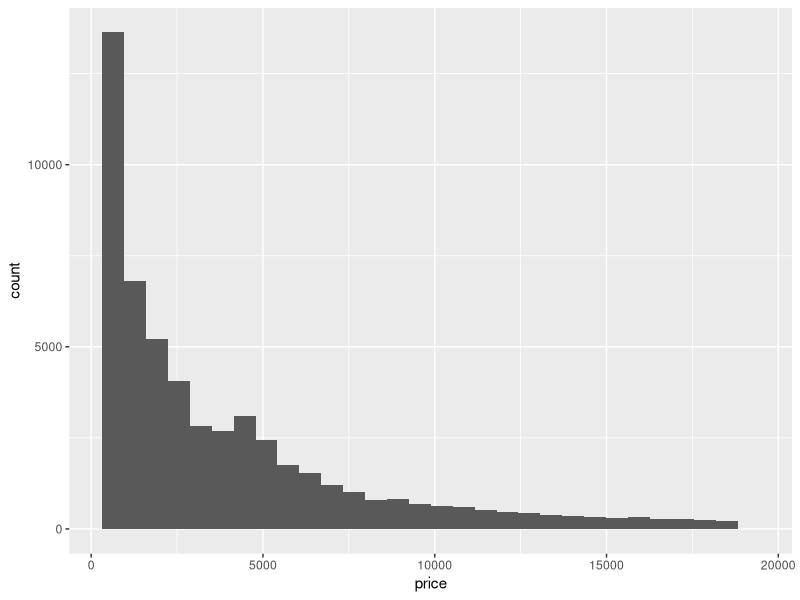
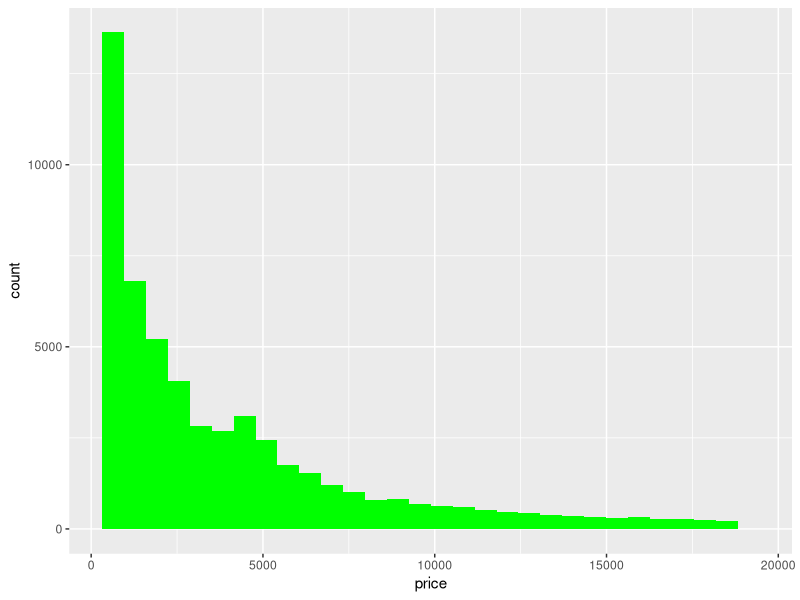
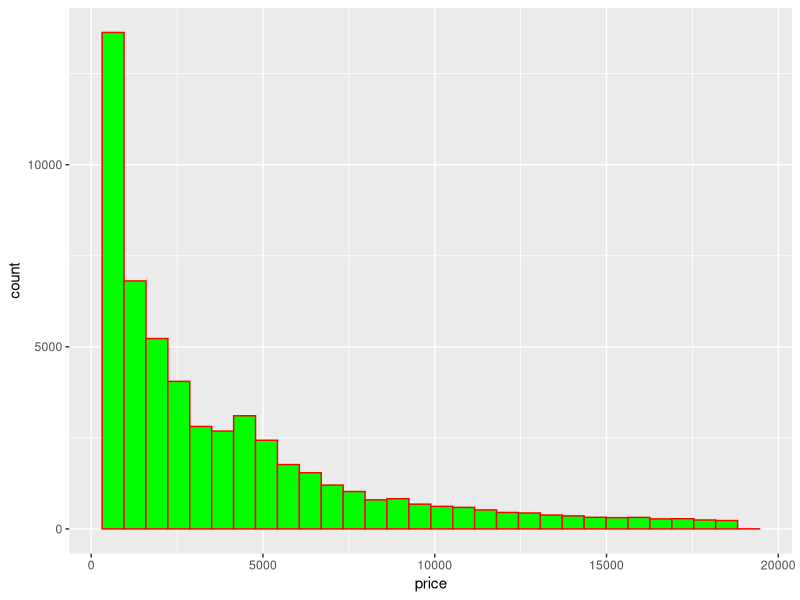
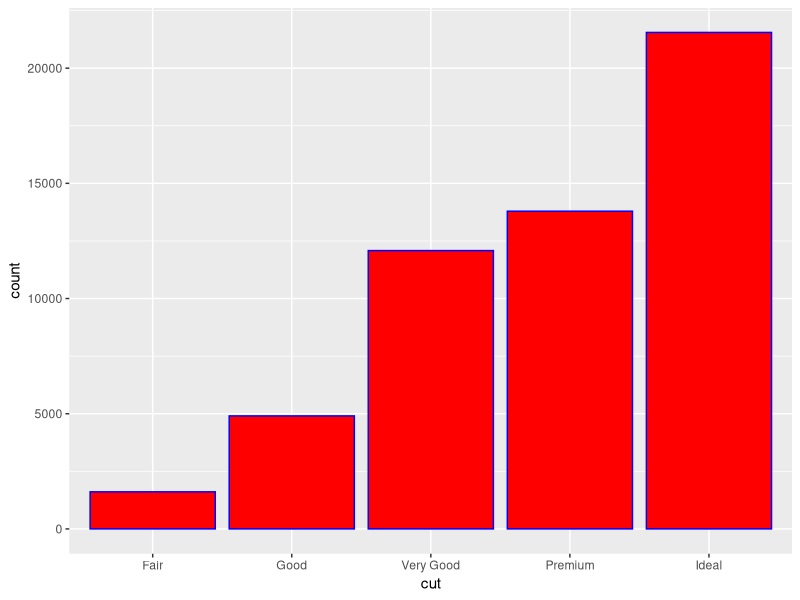
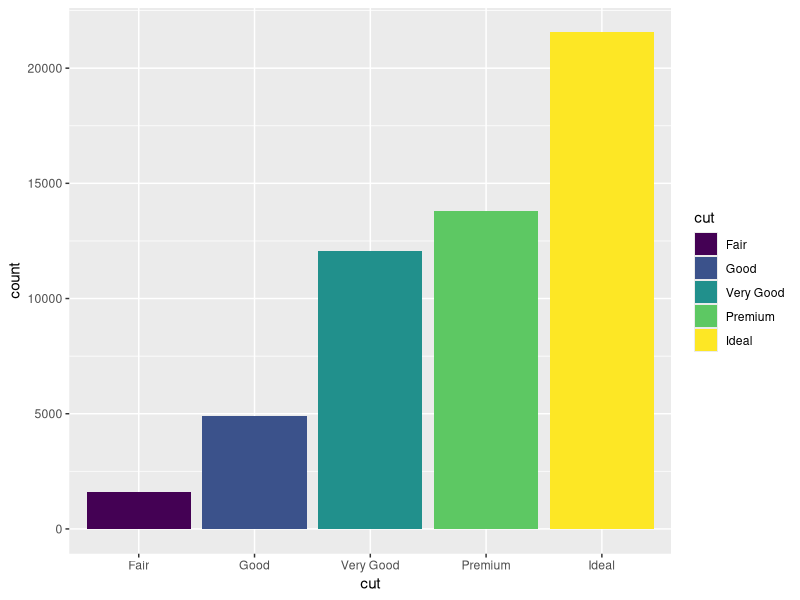
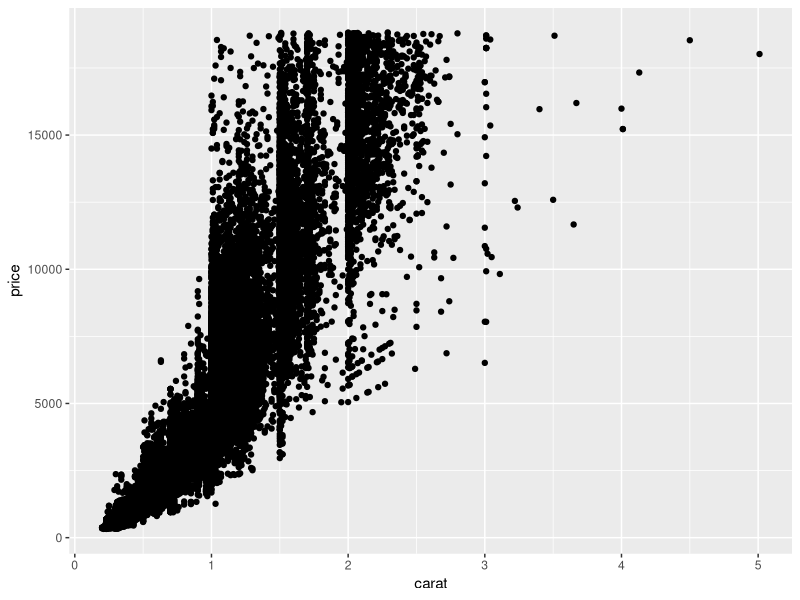

These figures' R source, in order:
# Data visvualization

library(ggplot2)
View(diamonds)
?diamonds

# Histogram 
# 
ggplot(data= diamonds,aes(x=price)) + geom_histogram()

# to fill a specific color in the histogram
ggplot(data= diamonds,aes(x=price)) + geom_histogram(fill= "green")

# to make the hiatogram boundry red we use col attribute  
ggplot(data= diamonds,aes(x=price)) + geom_histogram(fill="green",col="red")


# Bar plot 

ggplot(data= diamonds,aes(x=cut)) + geom_bar(fill="red", col="blue")

ggplot(data= diamonds,aes(x=cut, fill= cut)) + geom_bar()


# Scatter plot 

# to make comparision between two numerical values 

ggplot(data= diamonds,aes(x=carat, y=price)) + geom_point()


